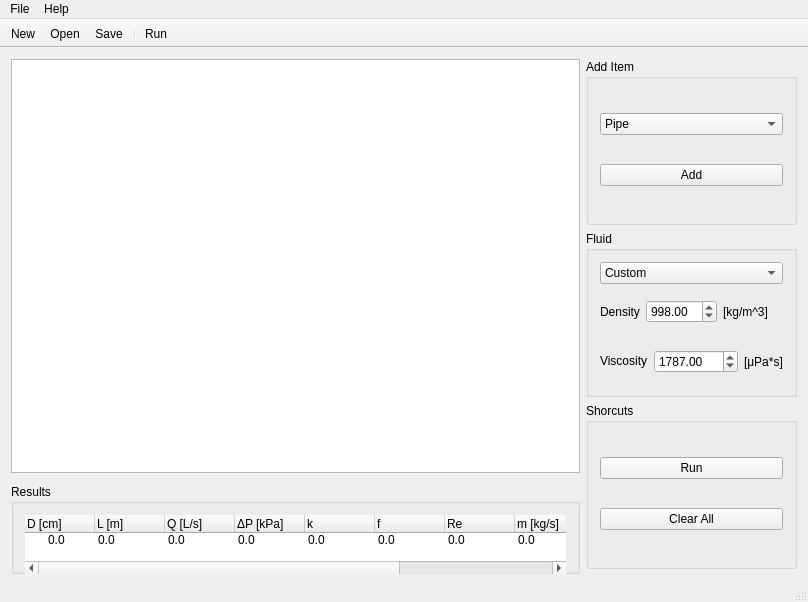
<?xml version="1.0" encoding="UTF-8"?>
<ui version="4.0">
 <class>PipeNetworkGUI</class>
 <widget class="QMainWindow" name="PipeNetworkGUI">
  <property name="geometry">
   <rect>
    <x>0</x>
    <y>0</y>
    <width>808</width>
    <height>602</height>
   </rect>
  </property>
  <property name="maximumSize">
   <size>
    <width>16777215</width>
    <height>16777215</height>
   </size>
  </property>
  <property name="windowTitle">
   <string>Pipe Network Analysis</string>
  </property>
  <property name="autoFillBackground">
   <bool>false</bool>
  </property>
  <widget class="QWidget" name="centralWidget">
   <layout class="QHBoxLayout" name="horizontalLayout_2">
    <item>
     <layout class="QVBoxLayout" name="verticalLayout">
      <property name="sizeConstraint">
       <enum>QLayout::SetFixedSize</enum>
      </property>
      <item>
       <widget class="QGraphicsView" name="graphicsView">
        <property name="sizePolicy">
         <sizepolicy hsizetype="Preferred" vsizetype="Preferred">
          <horstretch>0</horstretch>
          <verstretch>0</verstretch>
         </sizepolicy>
        </property>
       </widget>
      </item>
      <item>
       <widget class="QGroupBox" name="resultsGroupBox">
        <property name="sizePolicy">
         <sizepolicy hsizetype="Expanding" vsizetype="Minimum">
          <horstretch>0</horstretch>
          <verstretch>0</verstretch>
         </sizepolicy>
        </property>
        <property name="minimumSize">
         <size>
          <width>0</width>
          <height>90</height>
         </size>
        </property>
        <property name="maximumSize">
         <size>
          <width>16777215</width>
          <height>80</height>
         </size>
        </property>
        <property name="title">
         <string>Results</string>
        </property>
        <layout class="QVBoxLayout" name="verticalLayout_2">
         <item>
          <widget class="QTreeWidget" name="resultsList">
           <property name="sizePolicy">
            <sizepolicy hsizetype="Preferred" vsizetype="Minimum">
             <horstretch>0</horstretch>
             <verstretch>0</verstretch>
            </sizepolicy>
           </property>
           <property name="minimumSize">
            <size>
             <width>0</width>
             <height>60</height>
            </size>
           </property>
           <property name="frameShape">
            <enum>QFrame::NoFrame</enum>
           </property>
           <property name="horizontalScrollBarPolicy">
            <enum>Qt::ScrollBarAsNeeded</enum>
           </property>
           <attribute name="headerVisible">
            <bool>true</bool>
           </attribute>
           <attribute name="headerDefaultSectionSize">
            <number>70</number>
           </attribute>
           <attribute name="headerMinimumSectionSize">
            <number>25</number>
           </attribute>
           <attribute name="headerShowSortIndicator" stdset="0">
            <bool>false</bool>
           </attribute>
           <attribute name="headerStretchLastSection">
            <bool>true</bool>
           </attribute>
           <column>
            <property name="text">
             <string>D [cm]</string>
            </property>
           </column>
           <column>
            <property name="text">
             <string>L [m]</string>
            </property>
           </column>
           <column>
            <property name="text">
             <string>Q [L/s]</string>
            </property>
           </column>
           <column>
            <property name="text">
             <string>ΔP [kPa]</string>
            </property>
           </column>
           <column>
            <property name="text">
             <string>k</string>
            </property>
           </column>
           <column>
            <property name="text">
             <string>f</string>
            </property>
           </column>
           <column>
            <property name="text">
             <string>Re</string>
            </property>
           </column>
           <column>
            <property name="text">
             <string>m [kg/s]</string>
            </property>
           </column>
           <column>
            <property name="text">
             <string>V [m/s]</string>
            </property>
           </column>
           <column>
            <property name="text">
             <string>P Inlet [kPa]</string>
            </property>
           </column>
           <column>
            <property name="text">
             <string>P Outlet [kPa]</string>
            </property>
           </column>
           <item>
            <property name="text">
             <string>0.0</string>
            </property>
            <property name="text">
             <string>0.0</string>
            </property>
            <property name="text">
             <string>0.0</string>
            </property>
            <property name="text">
             <string>0.0</string>
            </property>
            <property name="text">
             <string>0.0</string>
            </property>
            <property name="text">
             <string>0.0</string>
            </property>
            <property name="text">
             <string>0.0</string>
            </property>
            <property name="text">
             <string>0.0</string>
            </property>
            <property name="text">
             <string>0.0</string>
            </property>
            <property name="text">
             <string>0.0</string>
            </property>
            <property name="text">
             <string>0.0</string>
            </property>
           </item>
          </widget>
         </item>
        </layout>
       </widget>
      </item>
     </layout>
    </item>
    <item>
     <layout class="QVBoxLayout" name="verticalLayout_4">
      <item>
       <widget class="QGroupBox" name="groupBox_2">
        <property name="title">
         <string>Add Item</string>
        </property>
        <layout class="QVBoxLayout" name="verticalLayout_3">
         <item>
          <widget class="QComboBox" name="addItemIndex">
           <item>
            <property name="text">
             <string>Pipe</string>
            </property>
           </item>
           <item>
            <property name="text">
             <string>Valve</string>
            </property>
           </item>
           <item>
            <property name="text">
             <string>Fitting</string>
            </property>
           </item>
          </widget>
         </item>
         <item>
          <widget class="QPushButton" name="addItemButton">
           <property name="text">
            <string>Add</string>
           </property>
          </widget>
         </item>
        </layout>
       </widget>
      </item>
      <item>
       <widget class="QGroupBox" name="fluidPropertiesGroup">
        <property name="title">
         <string>Fluid</string>
        </property>
        <layout class="QVBoxLayout" name="verticalLayout_5">
         <item>
          <layout class="QHBoxLayout" name="horizontalLayout">
           <item>
            <widget class="QComboBox" name="fluidSelection">
             <property name="sizePolicy">
              <sizepolicy hsizetype="Preferred" vsizetype="Fixed">
               <horstretch>0</horstretch>
               <verstretch>0</verstretch>
              </sizepolicy>
             </property>
             <item>
              <property name="text">
               <string>Custom</string>
              </property>
             </item>
            </widget>
           </item>
          </layout>
         </item>
         <item>
          <layout class="QHBoxLayout" name="horizontalLayout_3">
           <item>
            <widget class="QLabel" name="densityLabel">
             <property name="sizePolicy">
              <sizepolicy hsizetype="Maximum" vsizetype="Fixed">
               <horstretch>0</horstretch>
               <verstretch>0</verstretch>
              </sizepolicy>
             </property>
             <property name="text">
              <string>Density</string>
             </property>
            </widget>
           </item>
           <item>
            <widget class="QDoubleSpinBox" name="customDensityBox">
             <property name="decimals">
              <number>2</number>
             </property>
             <property name="minimum">
              <double>0.010000000000000</double>
             </property>
             <property name="maximum">
              <double>9999.000000000000000</double>
             </property>
             <property name="value">
              <double>998.000000000000000</double>
             </property>
            </widget>
           </item>
           <item>
            <widget class="QLabel" name="densityUnits">
             <property name="text">
              <string>[kg/m^3]</string>
             </property>
            </widget>
           </item>
          </layout>
         </item>
         <item>
          <layout class="QHBoxLayout" name="horizontalLayout_5">
           <item>
            <widget class="QLabel" name="viscosityLabel">
             <property name="sizePolicy">
              <sizepolicy hsizetype="Preferred" vsizetype="Fixed">
               <horstretch>0</horstretch>
               <verstretch>0</verstretch>
              </sizepolicy>
             </property>
             <property name="text">
              <string>Viscosity</string>
             </property>
            </widget>
           </item>
           <item>
            <widget class="QDoubleSpinBox" name="customViscosityBox">
             <property name="decimals">
              <number>2</number>
             </property>
             <property name="maximum">
              <double>9999999.000000000000000</double>
             </property>
             <property name="value">
              <double>1787.000000000000000</double>
             </property>
            </widget>
           </item>
           <item>
            <widget class="QLabel" name="viscosityUnits">
             <property name="text">
              <string>[μPa*s]</string>
             </property>
            </widget>
           </item>
          </layout>
         </item>
        </layout>
       </widget>
      </item>
      <item>
       <widget class="QGroupBox" name="shorcutGroupBox">
        <property name="sizePolicy">
         <sizepolicy hsizetype="Preferred" vsizetype="Minimum">
          <horstretch>0</horstretch>
          <verstretch>0</verstretch>
         </sizepolicy>
        </property>
        <property name="title">
         <string>Shorcuts</string>
        </property>
        <layout class="QVBoxLayout" name="verticalLayout_6">
         <item>
          <widget class="QPushButton" name="runShortcut">
           <property name="text">
            <string>Run</string>
           </property>
          </widget>
         </item>
         <item>
          <widget class="QPushButton" name="clearAllShorcut">
           <property name="text">
            <string>Clear All</string>
           </property>
          </widget>
         </item>
        </layout>
        <zorder>clearAllShorcut</zorder>
        <zorder>runShortcut</zorder>
       </widget>
      </item>
     </layout>
    </item>
   </layout>
  </widget>
  <widget class="QMenuBar" name="menuBar">
   <property name="geometry">
    <rect>
     <x>0</x>
     <y>0</y>
     <width>808</width>
     <height>21</height>
    </rect>
   </property>
   <widget class="QMenu" name="menuFile">
    <property name="title">
     <string>File</string>
    </property>
    <addaction name="actionNew"/>
    <addaction name="actionOpen"/>
    <addaction name="actionSave"/>
    <addaction name="separator"/>
    <addaction name="actionExit"/>
   </widget>
   <widget class="QMenu" name="menuHelp">
    <property name="title">
     <string>Help</string>
    </property>
    <addaction name="separator"/>
    <addaction name="actionAbout"/>
   </widget>
   <addaction name="menuFile"/>
   <addaction name="menuHelp"/>
  </widget>
  <widget class="QToolBar" name="mainToolBar">
   <property name="movable">
    <bool>false</bool>
   </property>
   <property name="allowedAreas">
    <set>Qt::TopToolBarArea</set>
   </property>
   <attribute name="toolBarArea">
    <enum>TopToolBarArea</enum>
   </attribute>
   <attribute name="toolBarBreak">
    <bool>false</bool>
   </attribute>
   <addaction name="actionNew"/>
   <addaction name="actionOpen"/>
   <addaction name="actionSave"/>
   <addaction name="separator"/>
   <addaction name="actionRun"/>
  </widget>
  <widget class="QStatusBar" name="statusBar"/>
  <action name="actionNew">
   <property name="icon">
    <iconset>
     <normaloff>resources/New.png</normaloff>resources/New.png</iconset>
   </property>
   <property name="text">
    <string>New</string>
   </property>
   <property name="shortcut">
    <string>Ctrl+N</string>
   </property>
  </action>
  <action name="actionOpen">
   <property name="icon">
    <iconset>
     <normaloff>resources/Open.png</normaloff>resources/Open.png</iconset>
   </property>
   <property name="text">
    <string>Open</string>
   </property>
   <property name="toolTip">
    <string>Open a saved file</string>
   </property>
   <property name="shortcut">
    <string>Ctrl+O</string>
   </property>
  </action>
  <action name="actionSave">
   <property name="icon">
    <iconset>
     <normaloff>resources/Save.png</normaloff>resources/Save.png</iconset>
   </property>
   <property name="text">
    <string>Save</string>
   </property>
   <property name="toolTip">
    <string>Save current configration</string>
   </property>
   <property name="shortcut">
    <string>Ctrl+S</string>
   </property>
  </action>
  <action name="actionExit">
   <property name="text">
    <string>Exit</string>
   </property>
   <property name="toolTip">
    <string>Exit program</string>
   </property>
   <property name="shortcut">
    <string>Ctrl+Q</string>
   </property>
  </action>
  <action name="actionAbout">
   <property name="text">
    <string>About</string>
   </property>
  </action>
  <action name="actionRun">
   <property name="text">
    <string>Run</string>
   </property>
   <property name="toolTip">
    <string>Run simulation</string>
   </property>
   <property name="shortcut">
    <string>F5</string>
   </property>
  </action>
 </widget>
 <layoutdefault spacing="6" margin="11"/>
 <resources/>
 <connections>
  <connection>
   <sender>actionExit</sender>
   <signal>triggered()</signal>
   <receiver>PipeNetworkGUI</receiver>
   <slot>close()</slot>
   <hints>
    <hint type="sourcelabel">
     <x>-1</x>
     <y>-1</y>
    </hint>
    <hint type="destinationlabel">
     <x>399</x>
     <y>299</y>
    </hint>
   </hints>
  </connection>
  <connection>
   <sender>actionAbout</sender>
   <signal>triggered()</signal>
   <receiver>PipeNetworkGUI</receiver>
   <slot>showAbout()</slot>
   <hints>
    <hint type="sourcelabel">
     <x>-1</x>
     <y>-1</y>
    </hint>
    <hint type="destinationlabel">
     <x>399</x>
     <y>299</y>
    </hint>
   </hints>
  </connection>
  <connection>
   <sender>actionNew</sender>
   <signal>triggered()</signal>
   <receiver>PipeNetworkGUI</receiver>
   <slot>newAction()</slot>
   <hints>
    <hint type="sourcelabel">
     <x>-1</x>
     <y>-1</y>
    </hint>
    <hint type="destinationlabel">
     <x>399</x>
     <y>299</y>
    </hint>
   </hints>
  </connection>
  <connection>
   <sender>actionOpen</sender>
   <signal>triggered()</signal>
   <receiver>PipeNetworkGUI</receiver>
   <slot>openAction()</slot>
   <hints>
    <hint type="sourcelabel">
     <x>-1</x>
     <y>-1</y>
    </hint>
    <hint type="destinationlabel">
     <x>399</x>
     <y>299</y>
    </hint>
   </hints>
  </connection>
  <connection>
   <sender>actionSave</sender>
   <signal>triggered()</signal>
   <receiver>PipeNetworkGUI</receiver>
   <slot>saveAction()</slot>
   <hints>
    <hint type="sourcelabel">
     <x>-1</x>
     <y>-1</y>
    </hint>
    <hint type="destinationlabel">
     <x>399</x>
     <y>299</y>
    </hint>
   </hints>
  </connection>
  <connection>
   <sender>clearAllShorcut</sender>
   <signal>clicked()</signal>
   <receiver>PipeNetworkGUI</receiver>
   <slot>clearAll()</slot>
   <hints>
    <hint type="sourcelabel">
     <x>677</x>
     <y>536</y>
    </hint>
    <hint type="destinationlabel">
     <x>399</x>
     <y>299</y>
    </hint>
   </hints>
  </connection>
  <connection>
   <sender>addItemButton</sender>
   <signal>clicked()</signal>
   <receiver>PipeNetworkGUI</receiver>
   <slot>addItem()</slot>
   <hints>
    <hint type="sourcelabel">
     <x>715</x>
     <y>179</y>
    </hint>
    <hint type="destinationlabel">
     <x>403</x>
     <y>300</y>
    </hint>
   </hints>
  </connection>
  <connection>
   <sender>fluidSelection</sender>
   <signal>currentIndexChanged(int)</signal>
   <receiver>PipeNetworkGUI</receiver>
   <slot>updateFluidSelection()</slot>
   <hints>
    <hint type="sourcelabel">
     <x>709</x>
     <y>278</y>
    </hint>
    <hint type="destinationlabel">
     <x>403</x>
     <y>300</y>
    </hint>
   </hints>
  </connection>
  <connection>
   <sender>customDensityBox</sender>
   <signal>valueChanged(double)</signal>
   <receiver>PipeNetworkGUI</receiver>
   <slot>updateCustomFluid()</slot>
   <hints>
    <hint type="sourcelabel">
     <x>705</x>
     <y>324</y>
    </hint>
    <hint type="destinationlabel">
     <x>403</x>
     <y>300</y>
    </hint>
   </hints>
  </connection>
  <connection>
   <sender>customViscosityBox</sender>
   <signal>valueChanged(double)</signal>
   <receiver>PipeNetworkGUI</receiver>
   <slot>updateCustomFluid()</slot>
   <hints>
    <hint type="sourcelabel">
     <x>710</x>
     <y>370</y>
    </hint>
    <hint type="destinationlabel">
     <x>403</x>
     <y>300</y>
    </hint>
   </hints>
  </connection>
  <connection>
   <sender>runShortcut</sender>
   <signal>clicked()</signal>
   <receiver>PipeNetworkGUI</receiver>
   <slot>runSimulation()</slot>
   <hints>
    <hint type="sourcelabel">
     <x>709</x>
     <y>467</y>
    </hint>
    <hint type="destinationlabel">
     <x>403</x>
     <y>300</y>
    </hint>
   </hints>
  </connection>
  <connection>
   <sender>actionRun</sender>
   <signal>triggered()</signal>
   <receiver>PipeNetworkGUI</receiver>
   <slot>runSimulation()</slot>
   <hints>
    <hint type="sourcelabel">
     <x>-1</x>
     <y>-1</y>
    </hint>
    <hint type="destinationlabel">
     <x>403</x>
     <y>300</y>
    </hint>
   </hints>
  </connection>
 </connections>
 <slots>
  <slot>newAction()</slot>
  <slot>openAction()</slot>
  <slot>saveAction()</slot>
  <slot>showAbout()</slot>
  <slot>addItem()</slot>
  <slot>clearAll()</slot>
  <slot>updateFluidSelection()</slot>
  <slot>updateCustomFluid()</slot>
  <slot>runSimulation()</slot>
 </slots>
</ui>
